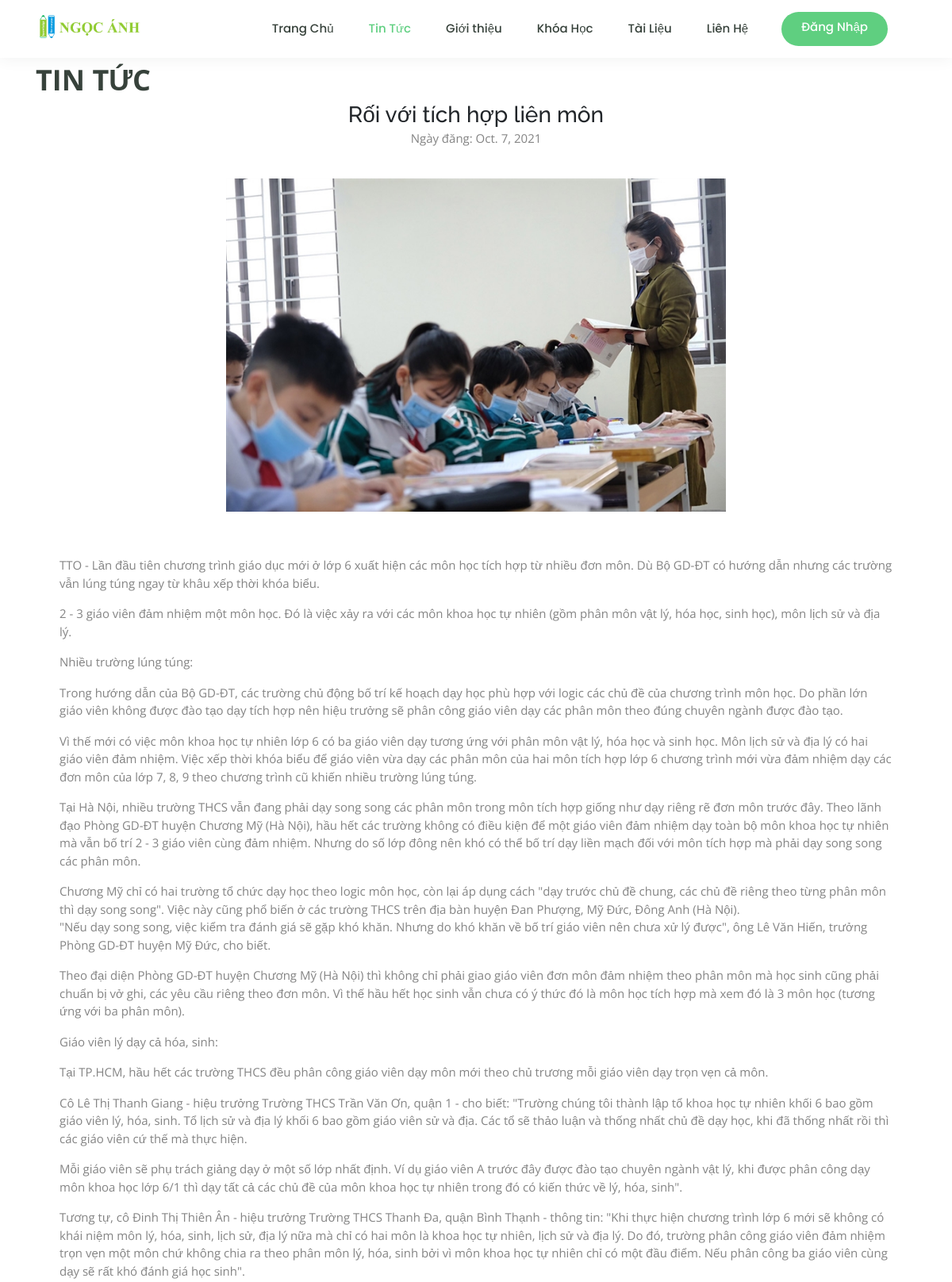
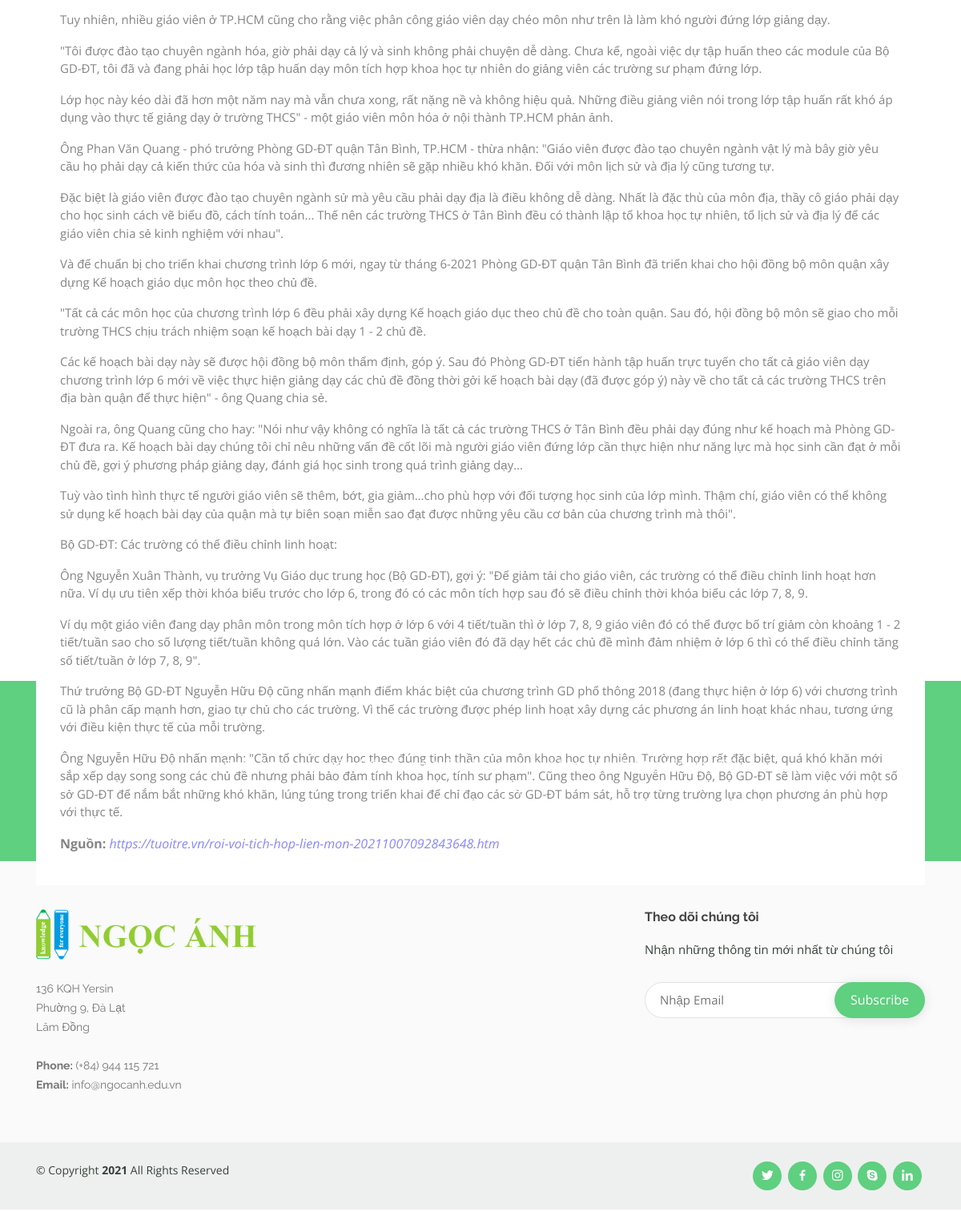
Page /news-detail/6 on the committed database (2 pictures, top to bottom).
### home/models.py (models this page shows, shortened)
class News(models.Model):
    headline     = models.CharField("Tiêu đề",max_length=1000)
    pubday       = models.DateField("Ngày đăng")
    content      = models.TextField("Nội dung")
    link         = models.CharField("Link bài viết",max_length=150,default='')
    image        = models.ImageField(null=True)
    class Meta:
        ordering = ['-id']
        db_table = "News"

### home/views.py (the view)
# urls.py: url(r"^news-detail/(?P<news_id>[0-9]+)$",views.NewDetail, name="news-detail"),
def NewDetail(request, news_id):
    news_detail = News.objects.get(id = news_id)
    return render(
        request=request,
        template_name="news-detail.html",
        context={
            'news_detail': news_detail,
        }
    )

### home/templates/news-detail.html (shortened to what this page needs)
<!DOCTYPE html>
<html lang="en">
<head>
  {% load static %}
  <link rel="stylesheet" type="text/css" href="{% static 'assets/vendor/bootstrap/css/bootstrap.min.css'%}">
  <link rel="stylesheet" type="text/css" href="{% static 'assets/vendor/icofont/icofont.min.css'%}">
  <link rel="stylesheet" type="text/css" href="{% static 'assets/vendor/boxicons/css/boxicons.min.css'%}">
  <link rel="stylesheet" type="text/css" href="{% static 'assets/vendor/remixicon/remixicon.css'%}">
  <link rel="stylesheet" type="text/css" href="{% static 'assets/vendor/owl.carousel/assets/owl.carousel.min.css'%}">
  <link rel="stylesheet" type="text/css" href="{% static 'assets/vendor/animate.css/animate.min.css'%}">
  <link rel="stylesheet" type="text/css" href="{% static 'assets/vendor/aos/aos.css'%}">
  <link rel="stylesheet" type="text/css" href="{% static 'assets/css/style.css'%}">
  <link rel="stylesheet" type="text/css" href="https://cdnjs.cloudflare.com/ajax/libs/font-awesome/6.0.0-beta2/css/all.min.css">
</head>
<body>
  <header id="header" class="fixed-top">
    <div class="container d-flex align-items-center" >
      <h1 class="logo mr-auto"><a href="{% url 'index'%}" style="font-weight: bold;"><img src="{% static 'assets/img/logo.jpg' %}"></h1>
      <nav class="nav-menu d-none d-lg-block" style="padding-right: 2vh;">
        <ul>
          <li><a href="{% url 'index'%}">Trang Chủ</a></li>
          <li class="active"><a href="{% url 'news'%}">Tin Tức</a></li>
          <li><a href="{% url 'about'%}">Giới thiệu</a></li>
          <li><a href="{% url 'course'%}">Khóa Học</a></li>
          <li><a href="{% url 'documents'%}">Tài Liệu</a></li>
          <li><a href="{% url 'contact'%}">Liên Hệ</a></li>
          {% if user.is_authenticated %}
            <li class="drop-down  hover-user"><a href="">{{user.username}}</a>
              <ul>
                <li>
                      <a href="{% url 'logout_user'%}" class="signin"> Đăng xuất</a>
            {% else %}
                      <a href="{% url 'login_user'%}" class="get-started-btn" style="color: white;">Đăng Nhập</a>
              </ul>
          {% endif %}
      </nav>
    </div>
  </header>
  <section id="why-us" class="why-us" >
    <div class="container" data-aos="fade-up">
      <div class="section-title" style="padding-bottom: 0;">
        <h2>Tin Tức</h2>
        <p>Tin tức</p>
      </div>
      <div class="row">
        <div class="col-lg-12 " data-aos="zoom-in" data-aos-delay="100">
          <div class="icon-boxes d-flex flex-column justify-content-center">
            <div class="row">
                <div class="col-xl-12 d-flex align-items-stretch">
                  <div class=" icon-box mt-4 mt-xl-0" style="border: none; padding-top: 0;">
                    <h3 style="margin-bottom: 1px;">{{news_detail.headline}}</h3>
                    <p style="color: #848484;">Ngày đăng: {{news_detail.pubday}}</p> <br>
                    <img src="{{news_detail.image.url}}" alt="" style="width: 60%; ">
                    <div class="conten-news-dt" style="text-align: left;">
                      <p style="padding-top: 5vh;">{{news_detail.content|linebreaks}}</p>
                      <a href="{{news_detail.link}}" target="_blank" style="color: #848484;"><span style="font-weight: bold;" >Nguồn: </span> <span style="font-style: italic; color: #8787ff; "> {{news_detail.link}} </span></a>
                    </div>
                  </div>
                </div>
            </div>
          </div>
        </div>
      </div>
    </div>
  </section>
  <div class="promotion-under text-xs-center">
    <div class="container">
      <div class="col-md-12 text-center">
        <h3 class="text-uppercase">
        </h3>
        <p>Bạn bấm vào nút bên dưới để xem thêm thông tin khóa học hoặc chương trình ưu đãi!</p>
        <a href="{% url 'course'%}" target="_blank" class="register_course  wow swing" data-wow-iteration="2">ĐĂNG KÝ</a>
      </div>
    </div>
  </div>
  <footer id="footer">
    <div class="footer-top">
      <div class="container">
        <div class="row">
          <div class="col-lg-3 col-md-6 footer-contact">
            <img src="{% static 'assets/img/final_logo.png' %}" style="padding-bottom: 3vh; width: 108%;">
            <p>
              136 KQH Yersin <br>
              Phường 9, Đà Lạt<br>
              Lâm Đồng <br><br>
              <strong>Phone:</strong> (+84) 944 115 721<br>
              <strong>Email:</strong> info@ngocanh.edu.vn<br>
            </p>
          </div>
          <div class="col-lg-2 col-md-6 footer-links">
          </div>
          <div class="col-lg-3 col-md-6 footer-links">
          </div>
          <div class="col-lg-4 col-md-6 footer-newsletter">
            <h4>Theo dõi chúng tôi</h4>
            <p>Nhận những thông tin mới nhất từ chúng tôi</p>
            <form action="" method="post">
              <input type="email" name="email" placeholder="Nhập Email" ><input type="submit" value="Subscribe" phac>
            </form>
          </div>
        </div>
      </div>
    </div>
    <div class="container d-md-flex py-4">
      <div class="mr-md-auto text-center text-md-left">
        <div class="copyright">
          &copy; Copyright <strong><span>2021</span></strong> All Rights Reserved
        </div>
        <div class="credits">
        </div>
      </div>
      <div class="social-links text-center text-md-right pt-3 pt-md-0">
        <a href="#" class="twitter"><i class="bx bxl-twitter"></i></a>
        <a href="https://www.facebook.com/daythemdalat" class="facebook"><i class="bx bxl-facebook"></i></a>
        <a href="#" class="instagram"><i class="bx bxl-instagram"></i></a>
        <a href="#" class="google-plus"><i class="bx bxl-skype"></i></a>
        <a href="#" class="linkedin"><i class="bx bxl-linkedin"></i></a>
      </div>
    </div>
  </footer>
</body>
</html>

### home/static/assets/css/style.css (style rules this page uses)
body { font-family: "Open Sans", sans-serif; }
a { color: #5fcf80; }
h1, h2, h3, h4, h5, h6 { font-family: "Raleway", sans-serif; }
#header { background: #fff; transition: all 0.5s; z-index: 997; padding: 15px 0; box-shadow: 0px 0 18px rgba(55, 66, 59, 0.08); }
#header .logo { font-size: 32px; margin: 0; padding: 0; line-height: 1; font-weight: 600; letter-spacing: 1px; text-transform: uppercase; }
#header .logo a { color: #5fcf80; }
#header .logo img { max-height: 40px; }
.nav-menu ul { margin: 0; padding: 0; list-style: none; }
.nav-menu > ul { display: flex; }
.nav-menu > ul > li { position: relative; white-space: nowrap; padding: 10px 0 10px 24px; }
.nav-menu a { display: block; position: relative; color: #37423b; transition: 0.3s; font-size: 15px; font-family: "Poppins", sans-serif; font-weight: 500; margin-right: 20px; }
.nav-menu a:hover, .nav-menu .active > a, .nav-menu li:hover > a { color: #5fcf80; }
.get-started-btn { margin-left: 22px; background: #5fcf80; color: #fff; border-radius: 50px; padding: 8px 25px; white-space: nowrap; transition: 0.3s; font-size: 14px; display: inline-block; }
.mobile-nav { position: fixed; top: 55px; right: 15px; bottom: 15px; left: 15px; z-index: 9999; overflow-y: auto; background: #fff; transition: ease-in-out 0.2s; opacity: 0; visibility: hidden; border-radius: 10px; padding: 10px 0; }
.mobile-nav * { margin: 0; padding: 0; list-style: none; }
.mobile-nav a { display: block; position: relative; color: #37423b; padding: 10px 20px; font-weight: 500; outline: none; }
.mobile-nav a:hover, .mobile-nav .active > a, .mobile-nav li:hover > a { color: #5fcf80; text-decoration: none; }
section { padding: 60px 0; overflow: hidden; }
.section-title { padding-bottom: 40px; }
.section-title h2 { font-size: 14px; font-weight: 500; padding: 0; line-height: 1px; margin: 0 0 5px 0; letter-spacing: 2px; text-transform: uppercase; color: #aaaaaa; }
.section-title h2::after { content: ""; width: 120px; height: 1px; display: inline-block; background: #9ae1af; margin: 4px 10px; }
.section-title p { margin: 0; margin: 0; font-size: 36px; font-weight: 700; text-transform: uppercase; color: #37423b; }
.why-us .icon-boxes .icon-box { text-align: center; background: #fff; padding: 40px 30px; width: 100%; border: 1px solid #eef0ef; margin-bottom: 3vh; }
.why-us .icon-boxes .icon-box p { font-size: 15px; color: #848484; }
.promotion-under { color: white; background-color: #5fcf80; padding: 50px 0; margin-top: -10vh; }
.register_course { border: 1px solid; border-radius: 20px; color: #fff; display: inline-block; padding: 10px 22px; font-size: 14px; text-transform: uppercase; }
#footer { color: #37423b; font-size: 14px; background: #eef0ef; }
#footer .footer-top { padding: 60px 0 30px 0; background: #f9faf9; }
#footer .footer-top .footer-contact { margin-bottom: 30px; }
#footer .footer-top .footer-contact p { font-size: 14px; line-height: 24px; margin-bottom: 0; font-family: "Raleway", sans-serif; color: #777777; }
#footer .footer-top h4 { font-size: 16px; font-weight: bold; color: #444444; position: relative; padding-bottom: 12px; }
#footer .footer-top .footer-links { margin-bottom: 30px; }
#footer .footer-newsletter { font-size: 15px; }
#footer .footer-newsletter h4 { font-size: 16px; font-weight: bold; color: #444444; position: relative; padding-bottom: 12px; }
#footer .footer-newsletter form { margin-top: 30px; background: #fff; padding: 6px 10px; position: relative; border-radius: 50px; text-align: left; border: 1px solid #e0e5e2; }
#footer .footer-newsletter form input[type="email"] { border: 0; padding: 4px 8px; width: calc(100% - 100px); }
#footer .footer-newsletter form input[type="submit"] { position: absolute; top: -1px; right: -1px; bottom: -1px; border: 0; background: none; font-size: 16px; padding: 0 20px 2px 20px; background: #5fcf80; color: #fff; transition: 0.3s; border-radius: 50px; box-shadow: 0px 2px 15px rgba(0, 0, 0, 0.1); }
#footer .credits { padding-top: 5px; font-size: 13px; }
#footer .social-links a { font-size: 18px; display: inline-block; background: #5fcf80; color: #fff; line-height: 1; padding: 8px 0; margin-right: 4px; border-radius: 50%; text-align: center; width: 36px; height: 36px; transition: 0.3s; }
* { margin: 0; padding: 0; }

### rows in the picture
News: headline "Rối với tích hợp liên môn", pubday "Oct. 7, 2021", image (picture), content "TTO - Lần đầu tiên chương trình giáo dục mới ở lớp 6 xuất hiện các môn học tích hợp từ nhiều đơn môn. Dù Bộ GD-ĐT có hướng dẫn nhưng các trường vẫn lúng túng ngay từ khâu xếp thời khóa biểu. 2 - 3 giáo viên đảm nhiệm một môn học. Đó là việc xảy ra với các môn khoa học tự nhiên (gồm phân môn vật lý, hóa học, sinh học), môn lịch sử và địa lý. Nhiều trường lúng túng: Trong hướng dẫn của Bộ GD-ĐT, các trường chủ động bố trí kế hoạch dạy học phù hợp với logic các chủ đề của chương trình môn học. Do phần lớn giáo viên không được đào tạo dạy tích hợp nên hiệu trưởng sẽ phân công giáo viên dạy các phân môn theo đúng chuyên ngành được đào tạo. Vì thế mới có việc môn khoa học tự nhiên lớp 6 có ba…", link "https://tuoitre.vn/roi-voi-tich-hop-lien-mon-20211007092843648.htm"
